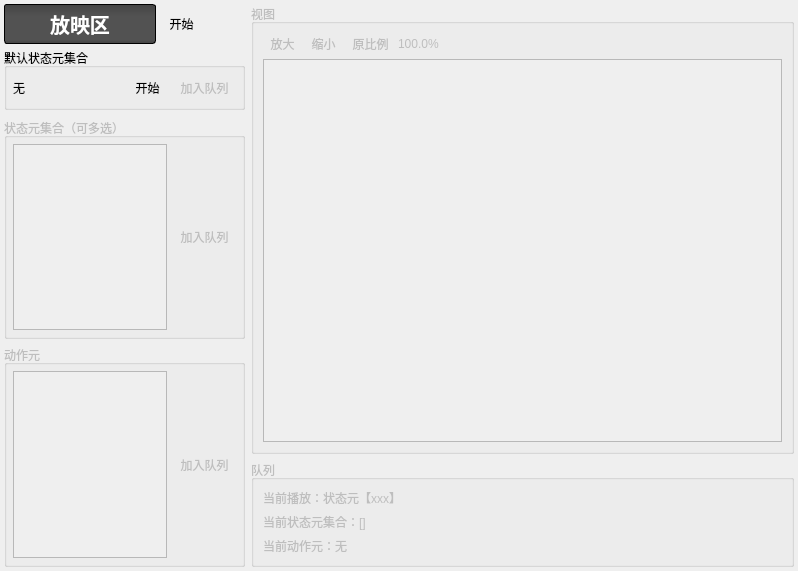
<?xml version="1.0" encoding="UTF-8"?>
<ui version="4.0">
 <class>P_PlayingPart</class>
 <widget class="QWidget" name="P_PlayingPart">
  <property name="geometry">
   <rect>
    <x>0</x>
    <y>0</y>
    <width>798</width>
    <height>571</height>
   </rect>
  </property>
  <property name="windowTitle">
   <string>Form</string>
  </property>
  <layout class="QVBoxLayout" name="verticalLayout">
   <property name="leftMargin">
    <number>0</number>
   </property>
   <property name="topMargin">
    <number>0</number>
   </property>
   <property name="rightMargin">
    <number>0</number>
   </property>
   <property name="bottomMargin">
    <number>0</number>
   </property>
   <item>
    <widget class="QWidget" name="widget_6" native="true">
     <layout class="QHBoxLayout" name="horizontalLayout_2" stretch="4,9">
      <property name="leftMargin">
       <number>4</number>
      </property>
      <property name="topMargin">
       <number>4</number>
      </property>
      <property name="rightMargin">
       <number>4</number>
      </property>
      <property name="bottomMargin">
       <number>4</number>
      </property>
      <item>
       <widget class="QWidget" name="widget_2" native="true">
        <property name="styleSheet">
         <string notr="true">
QToolButton{
	padding:2px;
	border: 1px solid transparent;
	background: rgba(255,255,255,0);
}
QToolButton:hover{
	border-radius:1px;
	border:1px solid #f2ca58;
	background-color: qlineargradient(spread:pad, x1:0, y1:0, x2:0, y2:1, stop:0 #fdecad, stop:0.3 #fde48c, stop:0.9 #fce58c, stop:1 #fdfadf )
}
QToolButton:pressed{
	border-radius:1px;
	border:1px solid #f2ca58;
	background-color: #FDF4BF;
}</string>
        </property>
        <layout class="QVBoxLayout" name="verticalLayout_2" stretch="0,0,1">
         <property name="spacing">
          <number>4</number>
         </property>
         <property name="leftMargin">
          <number>0</number>
         </property>
         <property name="topMargin">
          <number>0</number>
         </property>
         <property name="rightMargin">
          <number>0</number>
         </property>
         <property name="bottomMargin">
          <number>0</number>
         </property>
         <item>
          <widget class="QWidget" name="widget" native="true">
           <layout class="QHBoxLayout" name="horizontalLayout" stretch="4,0,1">
            <property name="leftMargin">
             <number>0</number>
            </property>
            <property name="topMargin">
             <number>0</number>
            </property>
            <property name="rightMargin">
             <number>0</number>
            </property>
            <property name="bottomMargin">
             <number>0</number>
            </property>
            <item>
             <widget class="QLabel" name="label">
              <property name="styleSheet">
               <string notr="true">
font-family:&quot;微软雅黑&quot;;
font-size:20px;
font-weight:bold;
padding:4px;
color:#ffffff;
border-radius:3px;
border:1px solid #000000;
background-color: qlineargradient(spread:pad, x1:0, y1:0, x2:0, y2:1, stop:0 #444444, stop:0.3 #525252, stop:0.9 #525252, stop:1 #444444 )</string>
              </property>
              <property name="text">
               <string>放映区</string>
              </property>
              <property name="alignment">
               <set>Qt::AlignCenter</set>
              </property>
             </widget>
            </item>
            <item>
             <widget class="QToolButton" name="toolButton_open">
              <property name="text">
               <string>开始</string>
              </property>
              <property name="icon">
               <iconset resource="../../../drillgifactionsequenceeditor.qrc">
                <normaloff>:/DrillGIFActionSequenceEditor/Resources/icons/player/Play_Run.png</normaloff>:/DrillGIFActionSequenceEditor/Resources/icons/player/Play_Run.png</iconset>
              </property>
              <property name="iconSize">
               <size>
                <width>32</width>
                <height>32</height>
               </size>
              </property>
             </widget>
            </item>
            <item>
             <widget class="QWidget" name="widget_3" native="true"/>
            </item>
           </layout>
          </widget>
         </item>
         <item>
          <widget class="QGroupBox" name="groupBox_5">
           <property name="title">
            <string>默认状态元集合</string>
           </property>
           <layout class="QHBoxLayout" name="horizontalLayout_4">
            <property name="leftMargin">
             <number>6</number>
            </property>
            <property name="topMargin">
             <number>6</number>
            </property>
            <property name="rightMargin">
             <number>6</number>
            </property>
            <property name="bottomMargin">
             <number>6</number>
            </property>
            <item>
             <widget class="QLabel" name="label_defaultState">
              <property name="text">
               <string>无</string>
              </property>
              <property name="wordWrap">
               <bool>true</bool>
              </property>
             </widget>
            </item>
            <item>
             <widget class="QToolButton" name="toolButton_editGroup">
              <property name="text">
               <string>开始</string>
              </property>
              <property name="icon">
               <iconset resource="../../../drillgifactionsequenceeditor.qrc">
                <normaloff>:/DrillGIFActionSequenceEditor/Resources/icons/menu/Common_Edit.png</normaloff>:/DrillGIFActionSequenceEditor/Resources/icons/menu/Common_Edit.png</iconset>
              </property>
              <property name="iconSize">
               <size>
                <width>32</width>
                <height>32</height>
               </size>
              </property>
             </widget>
            </item>
            <item>
             <widget class="QToolButton" name="toolButton_playDefault">
              <property name="enabled">
               <bool>false</bool>
              </property>
              <property name="text">
               <string>加入队列</string>
              </property>
              <property name="icon">
               <iconset resource="../../../drillgifactionsequenceeditor.qrc">
                <normaloff>:/DrillGIFActionSequenceEditor/Resources/icons/menu/Common_Right.png</normaloff>:/DrillGIFActionSequenceEditor/Resources/icons/menu/Common_Right.png</iconset>
              </property>
              <property name="iconSize">
               <size>
                <width>32</width>
                <height>32</height>
               </size>
              </property>
             </widget>
            </item>
           </layout>
          </widget>
         </item>
         <item>
          <widget class="QWidget" name="widget_operateFrame" native="true">
           <property name="enabled">
            <bool>false</bool>
           </property>
           <layout class="QVBoxLayout" name="verticalLayout_3">
            <property name="spacing">
             <number>6</number>
            </property>
            <property name="leftMargin">
             <number>0</number>
            </property>
            <property name="topMargin">
             <number>4</number>
            </property>
            <property name="rightMargin">
             <number>0</number>
            </property>
            <property name="bottomMargin">
             <number>0</number>
            </property>
            <item>
             <widget class="QGroupBox" name="groupBox_2">
              <property name="title">
               <string>状态元集合（可多选）</string>
              </property>
              <layout class="QHBoxLayout" name="horizontalLayout_6">
               <property name="leftMargin">
                <number>6</number>
               </property>
               <property name="topMargin">
                <number>6</number>
               </property>
               <property name="rightMargin">
                <number>6</number>
               </property>
               <property name="bottomMargin">
                <number>6</number>
               </property>
               <item>
                <widget class="QTableWidget" name="tableWidget_state">
                 <property name="styleSheet">
                  <string notr="true">
QTableView::item:selected {
	background-color: qlineargradient(spread:pad, x1:0, y1:0, x2:0, y2:1, stop:0 #5C87D9, stop:0.505 #557CC7, stop:1 #5075BC);
}</string>
                 </property>
                </widget>
               </item>
               <item>
                <widget class="QToolButton" name="toolButton_playState">
                 <property name="text">
                  <string>加入队列</string>
                 </property>
                 <property name="icon">
                  <iconset resource="../../../drillgifactionsequenceeditor.qrc">
                   <normaloff>:/DrillGIFActionSequenceEditor/Resources/icons/menu/Common_Right.png</normaloff>:/DrillGIFActionSequenceEditor/Resources/icons/menu/Common_Right.png</iconset>
                 </property>
                 <property name="iconSize">
                  <size>
                   <width>32</width>
                   <height>32</height>
                  </size>
                 </property>
                </widget>
               </item>
              </layout>
             </widget>
            </item>
            <item>
             <widget class="QGroupBox" name="groupBox_4">
              <property name="title">
               <string>动作元</string>
              </property>
              <layout class="QHBoxLayout" name="horizontalLayout_5">
               <property name="leftMargin">
                <number>6</number>
               </property>
               <property name="topMargin">
                <number>6</number>
               </property>
               <property name="rightMargin">
                <number>6</number>
               </property>
               <property name="bottomMargin">
                <number>6</number>
               </property>
               <item>
                <widget class="QTableWidget" name="tableWidget_action">
                 <property name="styleSheet">
                  <string notr="true">
QTableView::item:selected {
	background-color: qlineargradient(spread:pad, x1:0, y1:0, x2:0, y2:1, stop:0 #5C87D9, stop:0.505 #557CC7, stop:1 #5075BC);
}</string>
                 </property>
                </widget>
               </item>
               <item>
                <widget class="QToolButton" name="toolButton_playAction">
                 <property name="text">
                  <string>加入队列</string>
                 </property>
                 <property name="icon">
                  <iconset resource="../../../drillgifactionsequenceeditor.qrc">
                   <normaloff>:/DrillGIFActionSequenceEditor/Resources/icons/menu/Common_Right.png</normaloff>:/DrillGIFActionSequenceEditor/Resources/icons/menu/Common_Right.png</iconset>
                 </property>
                 <property name="iconSize">
                  <size>
                   <width>32</width>
                   <height>32</height>
                  </size>
                 </property>
                </widget>
               </item>
              </layout>
             </widget>
            </item>
           </layout>
          </widget>
         </item>
        </layout>
       </widget>
      </item>
      <item>
       <widget class="QWidget" name="widget_viewFrame" native="true">
        <property name="enabled">
         <bool>false</bool>
        </property>
        <layout class="QVBoxLayout" name="verticalLayout_4">
         <property name="leftMargin">
          <number>0</number>
         </property>
         <property name="topMargin">
          <number>0</number>
         </property>
         <property name="rightMargin">
          <number>0</number>
         </property>
         <property name="bottomMargin">
          <number>0</number>
         </property>
         <item>
          <widget class="QGroupBox" name="groupBox_3">
           <property name="title">
            <string>视图</string>
           </property>
           <layout class="QVBoxLayout" name="verticalLayout_5">
            <property name="spacing">
             <number>2</number>
            </property>
            <property name="topMargin">
             <number>6</number>
            </property>
            <item>
             <widget class="QWidget" name="widget_5" native="true">
              <property name="styleSheet">
               <string notr="true">
QToolButton{
	padding:2px;
	border: 1px solid transparent;
	background: rgba(255,255,255,0);
}
QToolButton:hover{
	border-radius:1px;
	border:1px solid #f2ca58;
	background-color: qlineargradient(spread:pad, x1:0, y1:0, x2:0, y2:1, stop:0 #fdecad, stop:0.3 #fde48c, stop:0.9 #fce58c, stop:1 #fdfadf )
}
QToolButton:pressed{
	border-radius:1px;
	border:1px solid #f2ca58;
	background-color: #FDF4BF;
}</string>
              </property>
              <layout class="QHBoxLayout" name="horizontalLayout_3">
               <property name="spacing">
                <number>2</number>
               </property>
               <property name="leftMargin">
                <number>0</number>
               </property>
               <property name="topMargin">
                <number>0</number>
               </property>
               <property name="rightMargin">
                <number>0</number>
               </property>
               <property name="bottomMargin">
                <number>0</number>
               </property>
               <item>
                <widget class="QToolButton" name="toolButton_zoom_in">
                 <property name="text">
                  <string>放大</string>
                 </property>
                 <property name="icon">
                  <iconset resource="../../../drillgifactionsequenceeditor.qrc">
                   <normaloff>:/DrillGIFActionSequenceEditor/Resources/icons/view/Zoom_In.png</normaloff>:/DrillGIFActionSequenceEditor/Resources/icons/view/Zoom_In.png</iconset>
                 </property>
                 <property name="iconSize">
                  <size>
                   <width>24</width>
                   <height>24</height>
                  </size>
                 </property>
                </widget>
               </item>
               <item>
                <widget class="QToolButton" name="toolButton_zoom_out">
                 <property name="text">
                  <string>缩小</string>
                 </property>
                 <property name="icon">
                  <iconset resource="../../../drillgifactionsequenceeditor.qrc">
                   <normaloff>:/DrillGIFActionSequenceEditor/Resources/icons/view/Zoom_Out.png</normaloff>:/DrillGIFActionSequenceEditor/Resources/icons/view/Zoom_Out.png</iconset>
                 </property>
                 <property name="iconSize">
                  <size>
                   <width>24</width>
                   <height>24</height>
                  </size>
                 </property>
                </widget>
               </item>
               <item>
                <widget class="QToolButton" name="toolButton_zoom_regular">
                 <property name="text">
                  <string>原比例</string>
                 </property>
                 <property name="icon">
                  <iconset resource="../../../drillgifactionsequenceeditor.qrc">
                   <normaloff>:/DrillGIFActionSequenceEditor/Resources/icons/view/Zoom_Regular.png</normaloff>:/DrillGIFActionSequenceEditor/Resources/icons/view/Zoom_Regular.png</iconset>
                 </property>
                 <property name="iconSize">
                  <size>
                   <width>24</width>
                   <height>24</height>
                  </size>
                 </property>
                </widget>
               </item>
               <item>
                <widget class="QLabel" name="label_4">
                 <property name="text">
                  <string>100.0%</string>
                 </property>
                </widget>
               </item>
               <item>
                <spacer name="horizontalSpacer">
                 <property name="orientation">
                  <enum>Qt::Horizontal</enum>
                 </property>
                 <property name="sizeHint" stdset="0">
                  <size>
                   <width>40</width>
                   <height>20</height>
                  </size>
                 </property>
                </spacer>
               </item>
              </layout>
             </widget>
            </item>
            <item>
             <widget class="QGraphicsView" name="graphicsView"/>
            </item>
           </layout>
          </widget>
         </item>
         <item>
          <widget class="QGroupBox" name="groupBox">
           <property name="title">
            <string>队列</string>
           </property>
           <layout class="QVBoxLayout" name="verticalLayout_6">
            <item>
             <widget class="QLabel" name="label_5">
              <property name="text">
               <string>当前播放：状态元【xxx】</string>
              </property>
             </widget>
            </item>
            <item>
             <widget class="QLabel" name="label_6">
              <property name="text">
               <string>当前状态元集合：[]</string>
              </property>
             </widget>
            </item>
            <item>
             <widget class="QLabel" name="label_7">
              <property name="text">
               <string>当前动作元：无</string>
              </property>
             </widget>
            </item>
           </layout>
          </widget>
         </item>
        </layout>
       </widget>
      </item>
     </layout>
    </widget>
   </item>
  </layout>
 </widget>
 <resources>
  <include location="../../../drillgifactionsequenceeditor.qrc"/>
 </resources>
 <connections/>
</ui>
